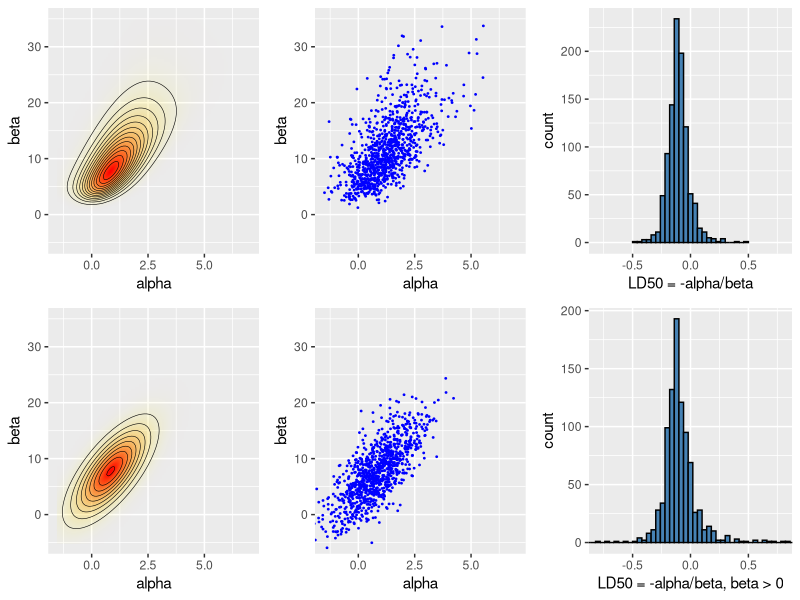

Write R code to recreate this figure.
#' ---
#' title: "Bayesian data analysis demo 4.1"
#' author: "Aki Vehtari, Markus Paasiniemi"
#' date: "`r format(Sys.Date())`"
#' output:
#'   html_document:
#'     theme: readable
#'     code_download: true
#' ---

#' ## Normal approximation for Bioassay model.
#'

#' ggplot2, grid, and gridExtra are used for plotting, tidyr for
#' manipulating data frames
#+ setup, message=FALSE, error=FALSE, warning=FALSE
library(ggplot2)
library(gridExtra)
library(tidyr)
library(MASS)

#' Bioassay data, (BDA3 page 86)
df1 <- data.frame(
  x = c(-0.86, -0.30, -0.05, 0.73),
  n = c(5, 5, 5, 5),
  y = c(0, 1, 3, 5)
)

#' ### Grid sampling for Bioassay model.

#' Compute the posterior density in a grid
#' 
#' - usually should be computed in logarithms!
#' - with alternative prior, check that range and spacing of A and B
#'   are sensible
A = seq(-1.5, 7, length.out = 100)
B = seq(-5, 35, length.out = 100)
# make vectors that contain all pairwise combinations of A and B
cA <- rep(A, each = length(B))
cB <- rep(B, length(A))
# a helper function to calculate the log likelihood
logl <- function(df, a, b)
  df['y']*(a + b*df['x']) - df['n']*log1p(exp(a + b*df['x']))
# calculate likelihoods: apply logl function for each observation
# ie. each row of data frame of x, n and y
p <- apply(df1, 1, logl, cA, cB) %>% rowSums() %>% exp()

#' Sample from the grid (with replacement)
nsamp <- 1000
samp_indices <- sample(length(p), size = nsamp,
                       replace = T, prob = p/sum(p))
samp_A <- cA[samp_indices[1:nsamp]]
samp_B <- cB[samp_indices[1:nsamp]]
# add random jitter, see BDA3 p. 76
samp_A <- samp_A + runif(nsamp, A[1] - A[2], A[2] - A[1])
samp_B <- samp_B + runif(nsamp, B[1] - B[2], B[2] - B[1])

#' Compute LD50 conditional beta > 0
bpi <- samp_B > 0
samp_ld50 <- -samp_A[bpi]/samp_B[bpi]

#' Create a plot of the posterior density
# limits for the plots
xl <- c(-1.5, 7)
yl <- c(-5, 35)
pos <- ggplot(data = data.frame(cA ,cB, p), aes(x = cA, y = cB)) +
  geom_raster(aes(fill = p, alpha = p), interpolate = T) +
  geom_contour(aes(z = p), colour = 'black', size = 0.2) +
  coord_cartesian(xlim = xl, ylim = yl) +
  labs(x = 'alpha', y = 'beta') +
  scale_fill_gradient(low = 'yellow', high = 'red', guide = F) +
  scale_alpha(range = c(0, 1), guide = F)

#' Plot of the samples
sam <- ggplot(data = data.frame(samp_A, samp_B)) +
  geom_point(aes(samp_A, samp_B), color = 'blue', size = 0.3) +
  coord_cartesian(xlim = xl, ylim = yl) +
  labs(x = 'alpha', y = 'beta')

#' Plot of the histogram of LD50
his <- ggplot() +
  geom_histogram(aes(samp_ld50), binwidth = 0.04,
                 fill = 'steelblue', color = 'black') +
  coord_cartesian(xlim = c(-0.8, 0.8)) +
  labs(x = 'LD50 = -alpha/beta')

#' ### Normal approximation for Bioassay model.

#' Define the function to be optimized
bioassayfun <- function(w, df) {
  z <- w[1] + w[2]*df$x
  -sum(df$y*(z) - df$n*log1p(exp(z)))
}

#' Optimize
w0 <- c(0,0)
optim_res <- optim(w0, bioassayfun, gr = NULL, df1, hessian = T)
w <- optim_res$par
S <- solve(optim_res$hessian)

#' Multivariate normal probability density function
dmvnorm <- function(x, mu, sig)
  exp(-0.5*(length(x)*log(2*pi) + log(det(sig)) + (x-mu)%*%solve(sig, x-mu)))

#' Evaluate likelihood at points (cA,cB) 
#' this is just for illustration and would not be needed otherwise
p <- apply(cbind(cA, cB), 1, dmvnorm, w, S)

# sample from the multivariate normal 
normsamp <- mvrnorm(nsamp, w, S)

#' Samples of LD50 conditional beta > 0:
#' Normal approximation does not take into account that the posterior
#' is not symmetric and that there is very low density for negative
#' beta values. Based on the draws from the normal approximation
#' is is estimated that there is about 5% probability that beta is negative!
bpi <- normsamp[,2] > 0
normsamp_ld50 <- -normsamp[bpi,1]/normsamp[bpi,2]

#' Create a plot of the posterior density
pos_norm <- ggplot(data = data.frame(cA ,cB, p), aes(x = cA, y = cB)) +
  geom_raster(aes(fill = p, alpha = p), interpolate = T) +
  geom_contour(aes(z = p), colour = 'black', size = 0.2) +
  coord_cartesian(xlim = xl, ylim = yl) +
  labs(x = 'alpha', y = 'beta') +
  scale_fill_gradient(low = 'yellow', high = 'red', guide = F) +
  scale_alpha(range = c(0, 1), guide = F)

#' Plot of the samples
sam_norm <- ggplot(data = data.frame(samp_A=normsamp[,1], samp_B=normsamp[,2])) +
  geom_point(aes(samp_A, samp_B), color = 'blue', size = 0.3) +
  coord_cartesian(xlim = xl, ylim = yl) +
  labs(x = 'alpha', y = 'beta')

#' Plot of the histogram of LD50
his_norm <- ggplot() +
  geom_histogram(aes(normsamp_ld50), binwidth = 0.04,
                 fill = 'steelblue', color = 'black') +
  coord_cartesian(xlim = c(-0.8, 0.8)) +
  labs(x = 'LD50 = -alpha/beta, beta > 0')

#' Combine the plots
grid.arrange(pos, sam, his, pos_norm, sam_norm, his_norm, ncol = 3)
